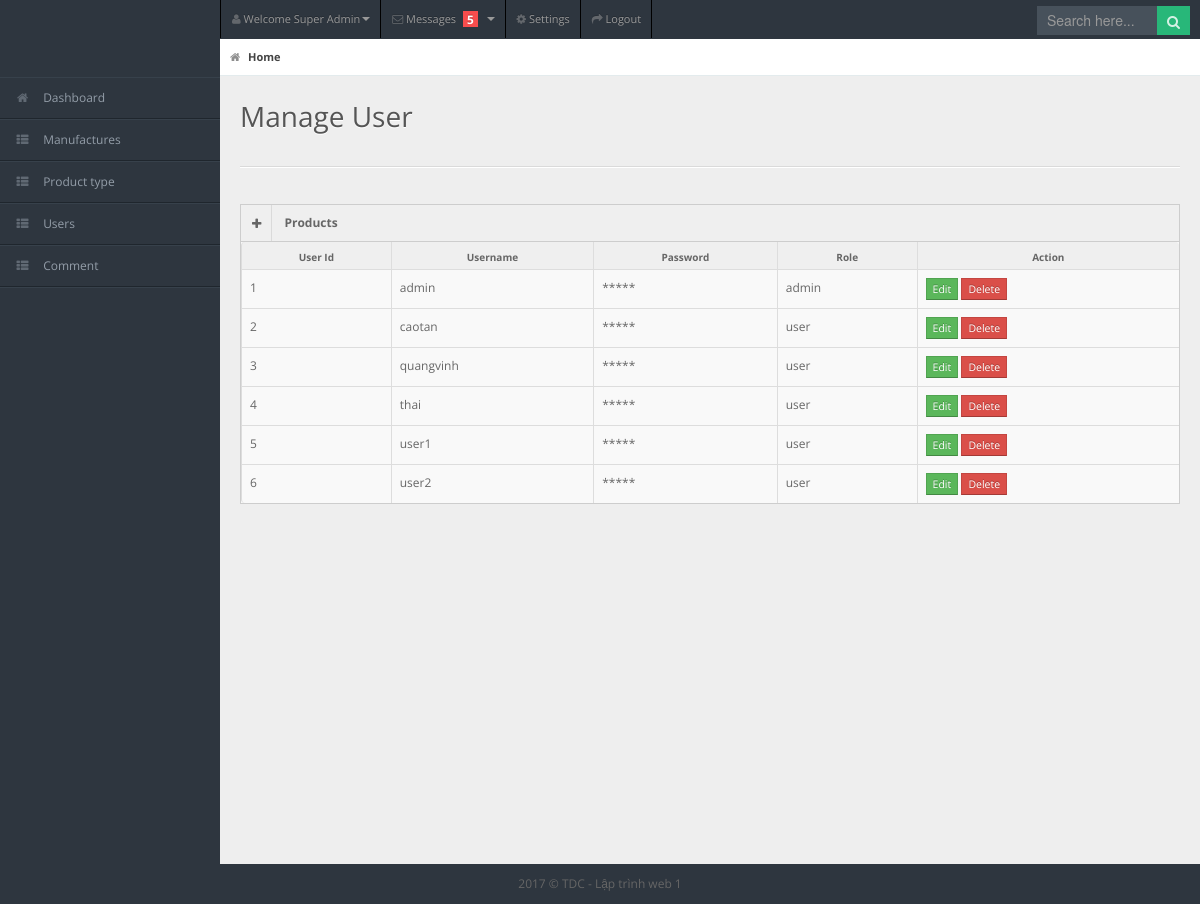
The page /admin/users.php (signed in) on the database its author committed.
### tables this page shows
CREATE TABLE IF NOT EXISTS `user_` (
  `username` varchar(50) NOT NULL,
  `password` varchar(100) NOT NULL,
  `fullname` varchar(200) NOT NULL,
  `email` varchar(50) DEFAULT NULL,
  `birthdate` varchar(50) NOT NULL,
  `gender` varchar(50) NOT NULL,
  `phone` varchar(50) NOT NULL,
  `role` int(11) NOT NULL DEFAULT 0,
  `status` int(11) NOT NULL,
  PRIMARY KEY (`username`)
);

### models/db.php (called while the page is built)
<?php
class Db
{
    public static $connection;
    public function __construct()
    {
        if (!self::$connection) {
            self::$connection = new mysqli(DB_HOST, DB_USER, DB_PASSWORD, DB_NAME, PORT);
            self::$connection->set_charset(DB_CHARSET);
        }
        return self::$connection;
    }
}

### models/User.php (called while the page is built, shortened)
<?php
class User extends Db
{
    public   function getUserFromUsername($usename)
    {
        $sql = self::$connection->prepare("SELECT * FROM `user_` WHERE username = ?");
        $sql->bind_param("s", $usename);
        $sql->execute();
        $items = $sql->get_result()->fetch_object();
        return $items;
    }
    public   function getAllUser()
    {
        $sql = self::$connection->prepare("SELECT * FROM `user_` ");
        $sql->execute();
        $items = $sql->get_result()->fetch_all(MYSQLI_ASSOC);
        return $items;
    }
}

### admin/app.php (called while the page is built, shortened)
<?php
$userModel = new User();
if (!isset($_SESSION['username'])) {
    header("location: ../loginadmin.php");
} else {
    $checkUser = $userModel->getUserFromUsername($_SESSION['username']);
}

### admin/users.php (the view, shortened to what this page needs)
<?php
require_once "app.php";
$userModel = new User();
$users = $userModel->getAllUser();
?>
<!DOCTYPE html>
<html lang="en">
<head>
    <link rel="stylesheet" href="css/bootstrap.min.css" />
    <link rel="stylesheet" href="css/bootstrap-responsive.min.css" />
    <link rel="stylesheet" href="css/uniform.css" />
    <link rel="stylesheet" href="css/select2.css" />
    <link rel="stylesheet" href="css/matrix-style.css" />
    <link rel="stylesheet" href="css/matrix-media.css" />
    <link href="font-awesome/css/font-awesome.css" rel="stylesheet" />
</head>
<body>
    <div id="header">
        <h1><a href="http://localhost:8888/dienthoai/"><img src="../images/logo.png" alt=""></a></h1>
    </div>
    <?php require "header.php"; ?>
    <div id="search">
        <input type="text" placeholder="Search here..." />
        <button type="submit" class="tip-bottom" title="Search"><i class="icon-search icon-white"></i></button>
    </div>
    <div id="sidebar"> <a href="#" class="visible-phone"><i class="icon icon-th"></i>Tables</a>
        <ul>
            <li><a href="index.php"><i class="icon icon-home"></i> <span>Dashboard</span></a> </li>
            <li> <a href="manufactures.php"><i class="icon icon-th-list"></i> <span>Manufactures</span></a></li>
            <li> <a href="protypes.php"><i class="icon icon-th-list"></i> <span>Product type</span></a></li>
            <li> <a href="users.php"><i class="icon icon-th-list"></i> <span>Users</span></a></li>
            <li> <a href="comment.php"><i class="icon icon-th-list"></i> <span>Comment</span></a></li>
        </ul>
    </div>
    <div id="content">
        <div id="content-header">
            <div id="breadcrumb"> <a href="index.html" title="Go to Home" class="tip-bottom current"><i class="icon-home"></i> Home</a></div>
            <h1>Manage User</h1>
        </div>
        <div class="container-fluid">
            <hr>
            <div class="row-fluid">
                <div class="span12">
                    <div class="widget-box">
                        <div class="widget-title"> <span class="icon"><a href="formuser.php"> <i class="icon-plus"></i>
                                </a></span>
                            <h5>Products</h5>
                        </div>
                        <div class="widget-content nopadding">
                            <table class="table table-bordered table-striped">
                                <thead>
                                    <tr>
                                        <th>User Id</th>
                                        <th>Username</th>
                                        <th>Password</th>
                                        <th>Role</th>
                                        <th>Action</th>
                                    </tr>
                                </thead>
                                <tbody>
                                    <?php $i = 1;
                                    foreach ($users as $user) {
                                        if ($user['status'] == 1) {
                                            if ($user['role'] == 1) {
                                                $role = "admin";
                                            } else {
                                                $role = "user";
                                            }
                                    ?>
                                            <tr class="">
                                                <td><?php echo $i; ?></td>
                                                <td><?php echo $user['username']; ?></td>
                                                <td>*****</td>
                                                <td><?php echo $role  ?></td>
                                                <td>
                                                    <a href="edit-user.php?username=<?php echo $user['username']; ?>" class="btn btn-success btn-mini">Edit</a>
                                                    <a href="?delete-user=<?php echo $user['username']; ?>" class="btn btn-danger btn-mini">Delete</a>
                                                </td>
                                            </tr>
                                    <?php $i++;
                                        }
                                    } ?>
                                </tbody>
                            </table>
                        </div>
                    </div>
                </div>
            </div>
        </div>
    </div>
    <div class="row-fluid">
        <div id="footer" class="span12"> 2017 &copy; TDC - Lập trình web 1</div>
    </div>
</body>
</html>

### admin/css/matrix-style.css (style rules this page uses)
* { outline:none !important; -moz-outline: none !important; }
html, body { height:100% }
body { overflow-x: hidden; margin-top: -10px; font-family: 'Open Sans', sans-serif; font-size:12px; color:#666; }
a { color:#666; }
select, textarea, input[type="text"], input[type="password"], input[type="datetime"], input[type="datetime-local"], input[type="date"], input[type="month"], input[type="time"], input[type="week"], input[type="number"], input[type="email"], input[type="url"], input[type="search"], input[type="tel"], input[type="color"], .uneditable-input, .label, .dropdown-menu, .btn, .well, .progress, .table-bordered, .btn-group > .btn:first-child, .btn-group > .btn:last-child, .btn-group > .btn:last-child, .btn-group > .dropdown-toggle, .alert { border-radius:0px; }
.btn, textarea, input[type="text"], input[type="password"], input[type="datetime"], input[type="datetime-local"], input[type="date"], input[type="month"], input[type="time"], input[type="week"], input[type="number"], input[type="email"], input[type="url"], input[type="search"], input[type="tel"], input[type="color"], .uneditable-input { box-shadow:none; }
.progress, .progress-success .bar, .progress .bar-success, .progress-warning .bar, .progress .bar-warning, .progress-danger .bar, .progress .bar-danger, .progress-info .bar, .progress .bar-info, .btn, .btn-primary { background-image:none; }
#footer { padding:10px; text-align:center; }
hr { border-top-color:#dadada; }
#header { height: 77px; width: 100%; z-index: 100; }
#header h1 { left: 30px; overflow: hidden; position: relative; top: 13px; width: 191px; }
#header h1 a { display: block; }
#search { position: absolute; z-index: 25; top: 6px; right:10px; }
#search input[type=text] { padding: 4px 10px 5px; border: 0; width: 100px; }
#search button { border: 0; margin-left:-3px; margin-top: -11px; padding: 5px 10px 4px; }
#search button i { opacity: 0.8; color:#fff; }
#user-nav > ul > li > a > i, #sidebar li a i { opacity: .5; margin-top: 2px; }
#sidebar { display: block; float: left; position: relative; width: 220px; z-index: 16; }
#sidebar > ul { list-style: none; margin: 0px 0 0; padding: 0; position: absolute; width: 220px; }
#sidebar > ul > li { display: block; position: relative; }
#sidebar > ul > li > a { padding: 10px 0 10px 15px; display: block; color: #939da8; }
#sidebar > ul > li > a > i { margin-right: 10px; }
#content { background: none repeat scroll 0 0 #eeeeee; margin-left: 220px; margin-right: 0; padding-bottom: 25px; position: relative; min-height:100%; width: auto; }
#content-header { position: abslute; width: 100%; margin-top: -38px; z-index: 20; }
#content-header h1 { color: #555555; font-size: 28px; font-weight: normal; float: none; text-shadow: 0 1px 0 #ffffff; margin-left: 20px; position: relative; }
#content-header h1, #content-header .btn-group { margin-top: 20px; }
#breadcrumb { background-color: #fff; border-bottom: 1px solid #e3ebed; }
#breadcrumb a { padding: 8px 20px 8px 10px; display: inline-block; background-image: url('../img/breadcrumb.png'); background-position: center right; background-repeat: no-repeat; font-size: 11px; color: #666666; }
#breadcrumb a:last-child { background-image:none; }
#breadcrumb a.current { font-weight: bold; color: #444444; }
#breadcrumb a i { margin-right: 5px; opacity: .6; }
.stat-boxes .peity_bar_good, .stat-boxes .peity_line_good, { color: #459D1C; }
.widget-box { background: none repeat scroll 0 0 #F9F9F9; border-left: 1px solid #CDCDCD; border-top: 1px solid #CDCDCD; border-right: 1px solid #CDCDCD; clear: both; margin-top: 16px; margin-bottom: 16px; position: relative; }
.widget-title, .modal-header, .table th, div.dataTables_wrapper .ui-widget-header { background:#efefef; border-bottom: 1px solid #CDCDCD; height: 36px; }
.widget-title span.icon { padding: 9px 10px 7px 11px; float: left; border-right:1px solid #dadada; }
.widget-title h5 { color: #666; float: left; font-size: 12px; font-weight: bold; padding: 12px; line-height: 12px; margin: 0; }
.widget-content { padding:15px; border-bottom: 1px solid #cdcdcd; }
.table th { height: auto; font-size: 10px; padding: 5px 10px 2px; border-bottom: 0; text-align: center; color: #666666; }
.nopadding { padding: 0 !important; }
.nopadding .table { margin-bottom: 0; }
.nopadding .table-bordered { border: 0; }

### rows shown on the page
user_: username "admin", role "admin"
user_: username "caotan", role "user"
user_: username "quangvinh", role "user"
user_: username "thai", role "user"
user_: username "user1", role "user"
user_: username "user2", role "user"
